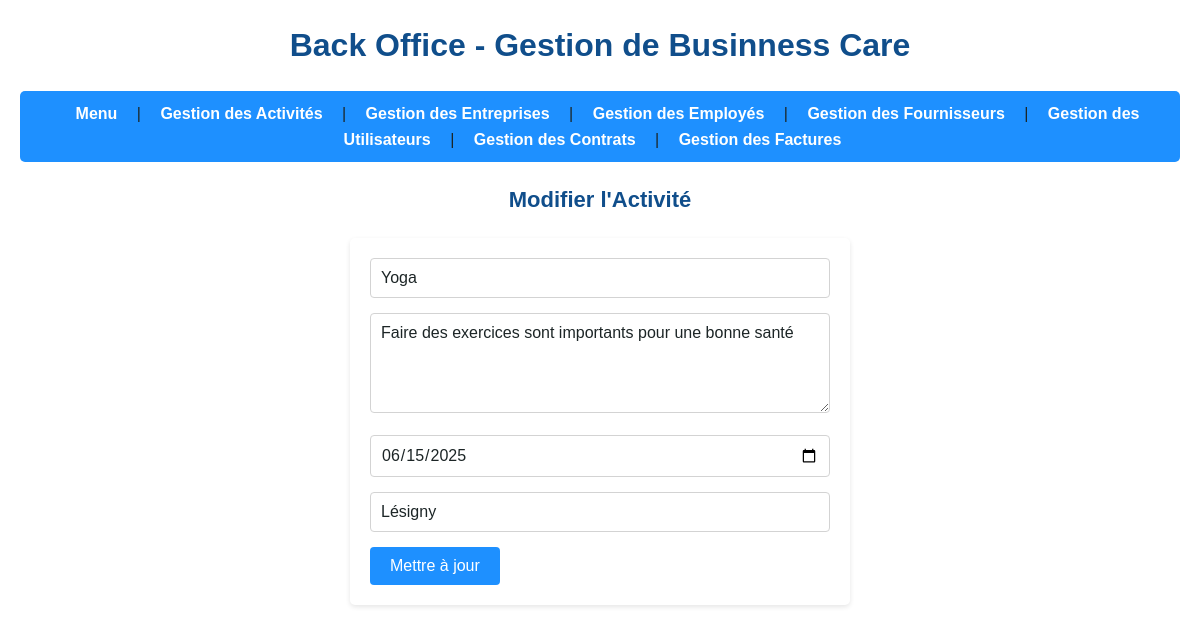
/pages/activities/edit.php?id=2, run on the app's committed database.
### tables this page shows
CREATE TABLE `activities` (
  `id` int(11) NOT NULL,
  `name` varchar(100) NOT NULL COMMENT 'Nom de l''activité',
  `description` text COMMENT 'Description de l''activité',
  `date` date NOT NULL COMMENT 'Date de l''activité',
  `location` varchar(255) DEFAULT NULL COMMENT 'Lieu',
  `created_at` timestamp NOT NULL DEFAULT CURRENT_TIMESTAMP,
  `archived` tinyint(1) DEFAULT '0'
);

### pages/activities/edit.php (the view, shortened to what this page needs)
<!DOCTYPE html>
<html lang="fr">
<head>
    <link rel="stylesheet" href="../../assets/style.css">
</head>
<body></body>
</html>
<?php
require_once '../../config/database.php';
require_once '../../composants/nav.php';
$id = $_GET['id'];
$stmt = $pdo->prepare("SELECT * FROM activities WHERE id = ?");
$stmt->execute([$id]);
$activity = $stmt->fetch(PDO::FETCH_ASSOC);
?>
<h2>Modifier l'Activité</h2>
<form method="POST">
    <input type="text" name="name" value="<?php echo htmlspecialchars($activity['name']); ?>" required><br>
    <textarea name="description"><?php echo htmlspecialchars($activity['description']); ?></textarea><br>
    <input type="date" name="date" value="<?php echo $activity['date']; ?>" required><br>
    <input type="text" name="location" value="<?php echo htmlspecialchars($activity['location']); ?>" required><br>
    <button type="submit">Mettre à jour</button>
</form>

### assets/style.css (style rules this page uses)
* { margin: 0; padding: 0; box-sizing: border-box; font-family: Arial, sans-serif; }
:root { --bleu-principal: #1E90FF; --bleu-fonce: #104E8B; --noir: #1C2526; --gris: #D3D3D3; --blanc: #FFFFFF; --gris-fonce: #808080; }
body { background-color: var(--blanc); color: var(--noir); line-height: 1.6; padding: 20px; }
h1, h2 { color: var(--bleu-fonce); margin-bottom: 20px; }
h2 { font-size: 22px; text-align: center; }
form { background-color: var(--blanc); padding: 20px; border-radius: 5px; box-shadow: 0 2px 5px rgba(0, 0, 0, 0.1); max-width: 500px; margin: 0 auto; }
input[type="text"], input[type="email"], input[type="date"], textarea { width: 100%; padding: 10px; margin-bottom: 15px; border: 1px solid var(--gris); border-radius: 4px; font-size: 1em; color: var(--noir); }
textarea { height: 100px; resize: vertical; }
button, input[type="submit"] { background-color: var(--bleu-principal); color: var(--blanc); padding: 10px 20px; border: none; border-radius: 4px; cursor: pointer; font-size: 1em; transition: background-color 0.3s ease; }

### data on the page
activities: name "Yoga", description "Faire des exercices sont importants pour une bonne santé", date "06/15/2025", location "Lésigny"
